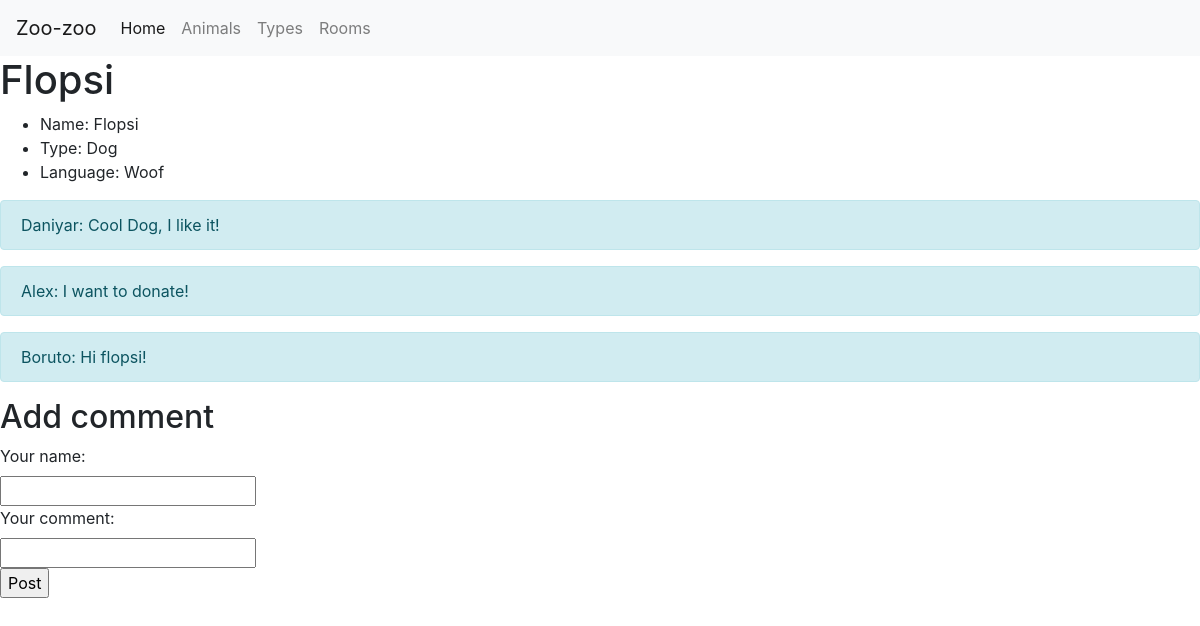
The page /animal/animals/3 on the database its author committed.
### animal/models.py (models this page shows, shortened)
class Animal(models.Model):
    name = models.CharField(max_length = 64)
    type = models.ForeignKey(Type, on_delete = models.CASCADE)
    comments = models.ManyToManyField(Comment, blank = True)
    def __str__(self):
        return (str(self.type) + ' ' + self.name)

class Type(models.Model):
    name = models.CharField(max_length = 64)
    language = models.CharField(max_length = 64)
    def __str__(self):
        return (self.name)

class Comment(models.Model):
    author = models.CharField(max_length = 64)
    content = models.CharField(max_length = 128)

### animal/views.py (the view, shortened to what this page needs)
# urls.py: path('animals/<int:key>',views.animal, name = 'animal'),
def animal(request, key):
    context = dict()
    animal = Animal.objects.get(pk = key)
    context['animal'] = animal
    return render(request, 'animal/animal.html', context)

### templates/animal/animal.html (shortened to what this page needs)
{% extends "animal/base.html"%}
{% block body %}
  <h1>
    {{animal.name}}
  </h1>
  <ul>
    <li>
      Name: {{animal.name}}
    </li>
    <li>
      Type: {{animal.type.name}}
    </li>
    <li>
      Language: {{animal.type.language}}
    </li>
  </ul>
  {% for comment in animal.comments.all %}
    <div class="alert alert-info" role="alert">
      {{comment.author}}: {{comment.content}}
    </div>
  {% endfor %}
  <h2>
    Add comment
  </h2>
  <form action = "{% url 'animal' animal.pk%}" method="post">
    <label for="author">Your name:</label><br>
    <input type="text" id="author" name="author"><br>
    <label for="content">Your comment:</label><br>
    <input type="text" id="content" name="content"><br>
    <input type="submit" value = "Post">
  </form>
{% endblock %}

### rows shown on the page
Animal: name "Flopsi", type.name "Dog", type.language "Woof"
Comment: author "Daniyar", content "Cool Dog, I like it!"
Comment: author "Alex", content "I want to donate!"
Comment: author "Boruto", content "Hi flopsi!"
